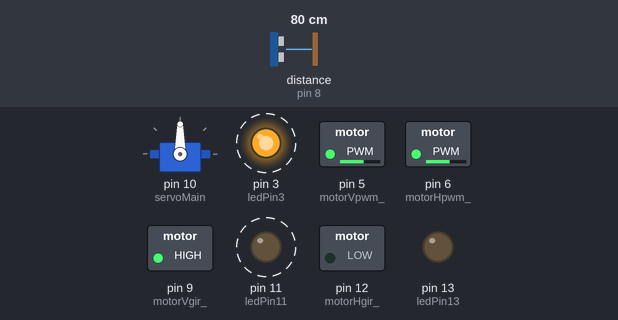
Simulated run of this sketch. Board: Arduino Uno, built with avr-gcc and run on an emulated ATmega328P. Shown: servo, switched loads named in the sketch (green lamp = pin HIGH), output pins drawn as LEDs (lit = HIGH). Wiring (inferred from the names in the program): ultrasonic range finder: trigger pin 7; echo pin 8. Dashed ring = blinking. The test bench sets the inputs (shaded band); at power-on: distance to the obstacle (sensor on pin 8) 80 cm. The echo pulse lasts 58.3 µs per cm; pins used as bus, display or sensor lines are not drawn.

Above: at 6.45 s.
6.9 s: distance to the obstacle (sensor on pin 8) set to 76 cm
At 8.58 s:
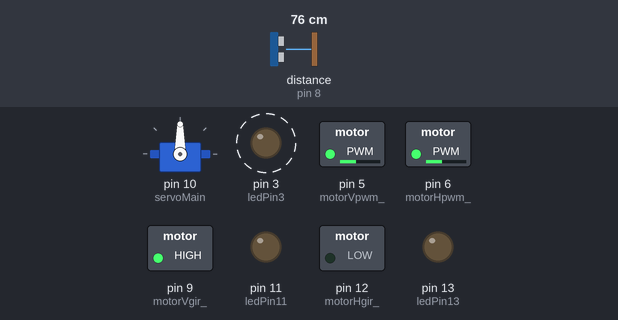
9.9 s: distance to the obstacle (sensor on pin 8) set to 70 cm
At 12.5 s:
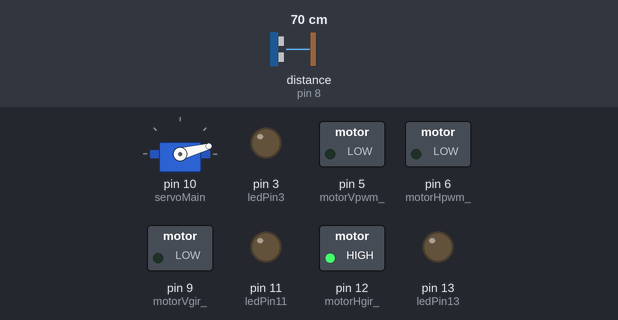
15.6 s: distance to the obstacle (sensor on pin 8) set to 56 cm
18.6 s: distance to the obstacle (sensor on pin 8) set to 49 cm
At 19.8 s:
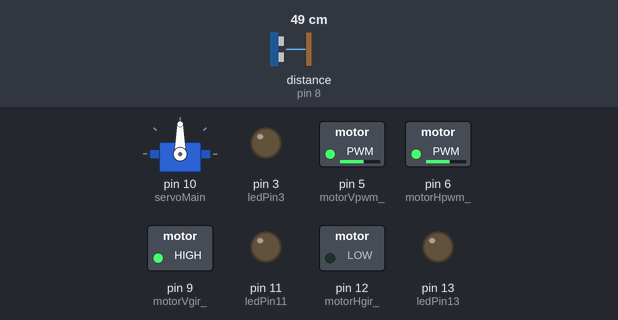
20.2 s: distance to the obstacle (sensor on pin 8) set to 34 cm
21.7 s: distance to the obstacle (sensor on pin 8) set to 28 cm
At 23.0 s:
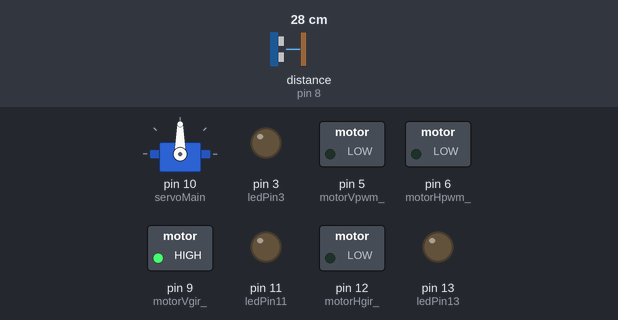
Timing chart, 0 to 29.2 s (numbered marks = the images above; inputs shaded):
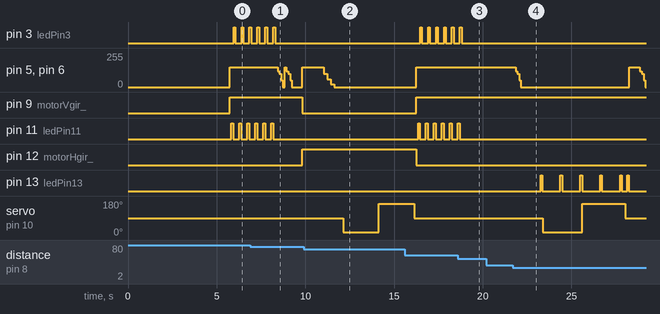

Measured:
- the behaviour switches between 74 and 73 cm on distance to the obstacle (sensor on pin 8) (found by bisection; images 1 and 2)
- the behaviour switches between 52 and 51 cm on distance to the obstacle (sensor on pin 8) (found by bisection; images 2 and 3)
- the behaviour switches between 31 and 30 cm on distance to the obstacle (sensor on pin 8) (found by bisection; images 3 and 4)
- after the input at 18.6 s, pin 5 (motorVpwm_), pin 6 (motorHpwm_): stops changing and stays 150/255
- after the input at 20.2 s, every drawn part: stays the same
- after the input at 21.7 s, pin 5 (motorVpwm_), pin 6 (motorHpwm_): 150/255 → 120/255 after 0.15 s, → 100/255 0.10 s later, → 50/255 0.10 s later, → 0/255 0.10 s later, … (9 changes in this stretch)
- by itself, pin 3 (ledPin3), pin 11 (ledPin11): alternates HIGH for 0.10 s and LOW for 0.35 s

The sketch:

RobotCar_3.ino
```cpp
 //**************************** RobotCar_3 ********************************
// Only files with the .ino extension are scanned for include files.     *
// This is by design, for simplicity for one thing and so that a         *
// library can't include another library that includes another library   *
// and so on.                                                            *
// Athugid ad setja snuningsAtt i RobotFunctions.h a -1 ef servomotor    *
// er orvhentur  Breytt 23.3.2017                                        *
//***********************************************************************/
#include "Arduino.h"
#include "RobotFunctions.h"
#include <SoftwareSerial.h>
#include "MyDFPlayer.h"


//************************** uppsetning á forritinu *****************
void setup()
{
    pinMode(ledPin13, OUTPUT);
    pinMode(ledPin3, OUTPUT);
    pinMode(ledPin11, OUTPUT);
    pinMode(motorVpwm_,OUTPUT);
    pinMode(motorVgir_,OUTPUT);
    pinMode(motorHpwm_,OUTPUT);
    pinMode(motorHgir_,OUTPUT);

    servoMain.attach(10);//Servo on digital pin ~10

    pinMode(sonarTrigger_,OUTPUT);
    pinMode(sonarEcho_,INPUT_PULLUP); //Allir inngangar verda að hafa pullup vidnam
                                      //her notum við internal pullup (20kohm) orgjorvans
    pinMode(TXspilari_,OUTPUT);
    pinMode(RXspilari_,INPUT_PULLUP); //Notum aftur Internal pullup vidnam

   Serial.begin(9600);

//    ******************** Setja upp MDFPlayer ************************* */
      mySerial.begin(9600);
      delay(500);

   mp3_play_track(17);  // 17. Bíll í gang
    delay(5000);
   mp3_play_track(1);     // 1. Keyrir du dud udududu
     //lagNr=2;
     //Timar
       time=millis();         //Setur time breytuna á tíma liðinn frá starti
       timeX=time;
       reiknaPulsBreidd(0,-1); //SONAR beint framm, í þessum bíl er leiðrétt um +2°
       delay(100);
       lengdX=lengd();
}//End of setup *********

//*************************** Keyrslulykkjan **********************
void loop()
{
    reiknaPulsBreidd(0,-1); //SONAR beint framm, í þessum bíl er leiðrétt um +2°
    delay(100);
    startCar(); // Bíll keyrir áfram
    delay(100);
  // blikkandi blátt og gult ljós í akstri

         if(lengd() > 50) {
                  digitalWrite(ledPin11, HIGH);
                  delay(100);
                  digitalWrite(ledPin11, LOW );
                  delay(20);
                  digitalWrite(ledPin3, HIGH);
                  delay(100);
                  digitalWrite(ledPin3, LOW );
                  delay(20);
}
   // höfum lengdina < en 30 cm sökum rýmis í kennslustofu
   while(lengd()<30)
   {
    // ef fjarlægð er minni en 30 cm frá hindrun stoðvast bílinn
      stopCar();

      delay(1000);
      // Rautt ljós blikkar þegar hann er að skanna til vinstri og hægri
          digitalWrite(ledPin13, HIGH);
          delay(100);
          digitalWrite(ledPin13, LOW );
           delay(20);
      reiknaPulsBreidd(75,-1); //snúa til hægri
      delay(1000);
            digitalWrite(ledPin13, HIGH);
            delay(100);
            digitalWrite(ledPin13, LOW );
            delay(20);
      int right = lengd(); // mæla vegalengd hægri
      delay(1000);
            digitalWrite(ledPin13, HIGH);
            delay(100);
            digitalWrite(ledPin13, LOW );
            delay(20);
      reiknaPulsBreidd(-75,-1); //snúa til vinstri
      delay(1000);
            digitalWrite(ledPin13, HIGH);
            delay(100);
            digitalWrite(ledPin13, LOW );
            delay(20);
      int left = lengd(); // mæla vegalengd vinstri
      delay(1000);
            digitalWrite(ledPin13, HIGH);
            delay(100);
            digitalWrite(ledPin13, LOW );
            delay(20);

      // ef fjarlægð vinstri er stærri en fjarlægð hægri
      if (right < left) {
        //beygja til vinstri
        driveLeft();
      }
      else if (left < right) {
        //beygja til hægri
        driveRight();
      }

      delay(180);      // Gefa tíma til að beygja ca +/- 90°
      reiknaPulsBreidd(0,-1); //horfa áfram / stilla af sónar og beina beint fram
      delay(100);
          digitalWrite(ledPin13, HIGH);
          delay(100);
          digitalWrite(ledPin13, LOW );
          delay(20);
      startCar();
      delay(500);
      }


      //á ákveðnum fresti verður tjékkað á lengd til að kanna hvort bíll sitji fastur

      if (millis() >= (timeX+2500)){

      //ef við erum föst og lengdin er búin að vera sú sama í 2.5 sek
      if ( lengd() >= (lengdX-6) && lengd() <= (lengdX+6) ){
      // þá stoppum við og fleira
      stopCar();
      //  delay(200); sleppum delay hér þar sem það er delay inni í stopCar fallinu
      backCar();
      delay(1000);
      stopBackCar();
      delay(300);
      reiknaPulsBreidd(75,-1); //snúa til hægri
      delay(1000);
      int right = lengd(); // mæla vegalengd hægri
      delay(1000);
      reiknaPulsBreidd(-75,-1); //snúa til vinstri
      delay(1000);
      int left = lengd(); // mæla vegalengd vinstri
      delay(1000);
      if (right < left) {
      driveLeft();
      delay(190);
      }
      else if (left < right) {
      driveRight();
      delay(190);
      }
      // uppfærum lengdina
      lengdX = lengd();
      // uppfærum tímann
      timeX = millis();

      }

   }
 }

//End of loop *********************
```

MyDFPlayer.h
```cpp
//*********************** MyDFPlayer.h ***************************
#include "Arduino.h"

//Athugið að TX (4)á Arduino tengist við RX (2) a DFPlayer
//og að RX (2) á Arduino tengist BUSY (16) a DFPlayer
//Busy á DFPlayer er í lástöðu meðan lag er spilað en hástöðu annars
SoftwareSerial mySerial(2, 4); // RX, TX á arduino


void mp3_play_track(unsigned char fileNum)  //Spilar skrana fileNum
{
    unsigned char pakki[8] = { 0X7E, 0XFF, 0X06, 0X03, 00, 00, fileNum, 0XEF};
    for (int i=0; i<8; i++)
    {
       mySerial.write( pakki[i] );
    }
}
void mp3_play_next()  //Spilar naestu skra a sd kortinu
{
    unsigned char pakki[8] = { 0X7E, 0XFF, 0X06, 0X01, 00, 00, 00, 0XEF};
    for (int i=0; i<8; i++)
    {
       mySerial.write( pakki[i] );
    }
}
void mp3_play_previous()  //Spilar skrana er sidast var spilud
{
   unsigned char pakki[8] = { 0X7E, 0XFF, 0X06, 0X02, 00, 00, 00, 0XEF};
   for (int i=0; i<8; i++)
   {
      mySerial.write( pakki[i] );
   }
}
void mp3_set_volume(unsigned char volume)   //Setur hljodstyrkinn a volume 0..30
{
    unsigned char pakki[8] = { 0X7E, 0XFF, 0X06, 0X06, 00, 00, volume, 0XEF};
    for (int i=0; i<8; i++)
    {
       mySerial.write( pakki[i] );
    }
}
void mp3_play() //Spilar fyrstu skrana a sd kortinu an hindrana
{
    unsigned char pakki[8] = { 0X7E, 0XFF, 0X06, 0X0D, 00, 00, 00, 0XEF};
    for (int i=0; i<8; i++)
    {
       mySerial.write( pakki[i] );
    }
}
```

RobotFunctions.h
```cpp
//******Robot Functions  ************
#include <Servo.h> //Servo er innbyggður í Arduino en það þarf að stofna servoMain sem er þá eintak af Servo
Servo servoMain;   //ServoMain hefur t.d. fallið write(int stefna)
//******************* Skilgreining á tengjum og breytum **************
int motorVpwm_=5;
int motorVgir_=9;
int motorVpwm;     //Geymir stöðu motorV  (analogWrite(motorVpwm_,motorVpwm);)

int motorHpwm_=6;
int motorHgir_=12;
int motorHpwm;     //Geymir stöðu motorH  (analogWrite(motorHpwm_,motorHpwm);)
int servo_=10;      //Geymir númer servo tengis

/*
int VgrunnV=125;   //Upphafsgildi mótoranna
int VgrunnH=125;
*/
int VgrunnV=150;   //Upphafsgildi mótoranna
int VgrunnH=150;

int TXspilari_=4;  //Sendir skipanir til mp3 spilarans
int RXspilari_=2;  //Tekur við skipunum frá mp3 spilara


int sonarTrigger_=7;       //Sendir 10us breiðan 40kHz sónarpúls
int sonarEcho_=8;          //Tekur á móti SONAR púlsinum
int lagNr;                 //Synir hvaða lag er spilad
int randomTurn=1;

//fyrir ljósin
//2 rauðar
int ledPin13=13;
//gulur
int ledPin11=11;
//blár
int ledPin3=3;


//****************************Lengdir og Tímar
unsigned int lengdV;
unsigned int lengdH;
unsigned int lengdMax=0;
int lengdX=0;
unsigned long time;  //Notuð með millis() fallinu til að ákveða spilatíma laga
unsigned long timeX;

//******** Reikna púlsbreidd frá gráðum og kalla síðan á servoMain.write(stefna) *******
void reiknaPulsBreidd(int gradur,int snunAtt) //réttsaelis=1 rangsaelis=-1
{
   int stefna;
   if(snunAtt>=0)
      stefna=gradur+90;
   else
      stefna=-1*gradur+90;

   if(stefna<0)
      stefna=0;
   if(stefna>180)
      stefna=180;
   servoMain.write(stefna);
}

//******************** unsigned int lengd() Reiknar fjarlaegd ad endurvarpi ***************
//Athugid ad nota Tetta fall ekki nema SONAR se tengdur annars bídur tolvan endalaust

unsigned int lengd() //Reikna lengd ad endurvarpi
{
   unsigned int tmp;
   digitalWrite(sonarTrigger_,HIGH);       //Setja trigger utgang í hastoðu (Byrja StartPuls)
   delayMicroseconds(10);                  //bíða í 10 us  (Start púls er 10us breiður)
   digitalWrite(sonarTrigger_,LOW);        //Setja trigger útgang í lastodu (enda startpuls)
   tmp=pulseIn(sonarEcho_,HIGH);

   tmp=tmp*0.01715;                          //tmp*34300cm/s /2 =tmp*0,01715cm/us
   return tmp;                //Skila lengdinni til baka til þess sem kallaði á fall
}

void startCar()
{
   digitalWrite(motorVgir_,HIGH);
   digitalWrite(motorHgir_,LOW);
   analogWrite(motorVpwm_,VgrunnV);
   analogWrite(motorHpwm_,VgrunnH);

}
void breakCar()
{
    analogWrite(motorVpwm_,0);
    analogWrite(motorHpwm_,0);
}

// void diskoShit {
//  digitalWrite(ledPin13, HIGH);
//  delay(100);
//    digitalWrite(ledPin13, HIGH);
//  delay(100);
//    digitalWrite(ledPin13, HIGH);
//  delay(100);
//    digitalWrite(ledPin13, HIGH);
//  delay(100);
//    digitalWrite(ledPin13, HIGH);
//  delay(100);
//    digitalWrite(ledPin13, HIGH);
//  delay(100);
//    digitalWrite(ledPin13, HIGH);
//  delay(100);
//
//}
//bremsan
void stopCar()
{

   digitalWrite(motorVgir_,HIGH);
   digitalWrite(motorHgir_,LOW);
   analogWrite(motorVpwm_,150);
   analogWrite(motorHpwm_,150);
   delay(100);
   analogWrite(motorVpwm_,120);
   analogWrite(motorHpwm_,120);
   delay(100);
   analogWrite(motorVpwm_,100);
   analogWrite(motorHpwm_,100);
   delay(100);
   analogWrite(motorVpwm_,50);
   analogWrite(motorHpwm_,50);
   delay(100);
   analogWrite(motorVpwm_,0);
   analogWrite(motorHpwm_,0);
   delay(100);

}

void stopBackCar()
{
  digitalWrite(motorVgir_,LOW);
  digitalWrite(motorHgir_,HIGH);
  analogWrite(motorVpwm_,VgrunnV);
  analogWrite(motorHpwm_,VgrunnH);
  delay(200);
  analogWrite(motorVpwm_,100);
  analogWrite(motorHpwm_,100);
  delay(200);
  analogWrite(motorVpwm_,60);
  analogWrite(motorHpwm_,60);
  delay(200);
  analogWrite(motorVpwm_,20);
  analogWrite(motorHpwm_,20);
  delay(200);
  analogWrite(motorVpwm_,0);
  analogWrite(motorHpwm_,0);
  delay(200);
}

void backCar()
{
   stopCar();
   delay(500);
   digitalWrite(motorVgir_,LOW);
   digitalWrite(motorHgir_,HIGH);
   analogWrite(motorVpwm_,VgrunnV);
   analogWrite(motorHpwm_,VgrunnH);
}

void driveLeft()
{
    digitalWrite(motorVgir_,LOW);
    digitalWrite(motorHgir_,LOW);
    analogWrite(motorVpwm_,VgrunnV);
    analogWrite(motorHpwm_,VgrunnH);
}
void driveRight()
{
    digitalWrite(motorVgir_,HIGH);
    digitalWrite(motorHgir_,HIGH);
    analogWrite(motorVpwm_,VgrunnV);
    analogWrite(motorHpwm_,VgrunnH);
}
```
